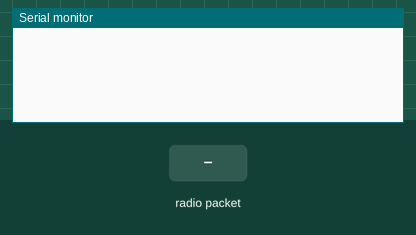
The sketch below on a simulated Arduino Uno, built with avr-gcc and run on an emulated ATmega328P. On the bench: the last lines printed to the serial monitor. Inputs (shaded band) come from the test bench. No radio packets arrive unless stated.

Above: at 1.3 s.
1.4 s: radio packet "1" arrives
At 2.7 s:
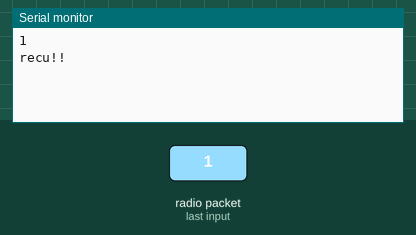
3.0 s: radio packet "0" arrives
At 3.7 s:
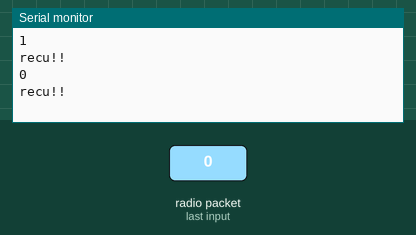
6.0 s: radio packet "2" arrives
At 6.8 s:
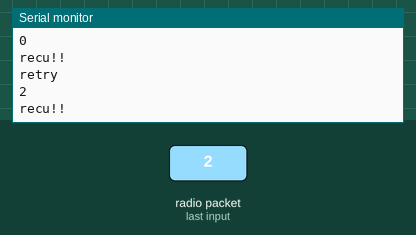

Measured:
- after the input at 1.4 s, the serial monitor: prints a new line after 0.16 s (image 1)
- after the input at 3.0 s, the serial monitor: prints a new line after 0.12 s (image 2)
- after the input at 6.0 s, the serial monitor: prints a new line after 0.24 s (image 3)

The sketch:

receiveAndSend.ino
```cpp
// ask_receiver.pde
// -*- mode: C++ -*-
// Simple example of how to use RadioHead to receive messages
// with a simple ASK transmitter in a very simple way.
// Implements a simplex (one-way) receiver with an Rx-B1 module

#include <RH_ASK.h>
#include <SPI.h> // Not actualy used but needed to compile

RH_ASK driver(2000,13,12); // reception sur 13 , transmission sur 12
int etat = 0;

void setup()
{
    Serial.begin(9600);  // Debugging only
    driver.setModeRx();
    if (!driver.init())
    {
      Serial.println("init failed");
    }
}

void sendMsg(char* msg)
{
  driver.setModeTx(); // mode transmission
  driver.send((uint8_t *)msg, strlen(msg));
  driver.waitPacketSent();
}

int recv() // fct de reception
{
  driver.setModeRx();
  uint8_t buf[RH_ASK_MAX_MESSAGE_LEN];
  uint8_t buflen = sizeof(buf);
  char message[8];
  if (driver.recv(buf, &buflen)) // Non-blocking
  {
    // Message with a good checksum received, dump it.
    for (int i = 0 ; i < buflen ; i++)
    {
      message[i] = buf[i];
      Serial.print(message[i]);
    }
    Serial.println();
    return 1;

  }
}

void loop()
{
  int bcl = 0;
  sendMsg("hello");

  while(recv() != 1) // tant que on recoit pas un message
  {
    delay(500); // wait...
    if (bcl == 3)
    {
      sendMsg("hello"); // timeout , on renvoi un message
      Serial.println("retry");
      bcl = -1;
    }
    bcl++;
  }
  Serial.println("recu!!"); // message recu
}
```
